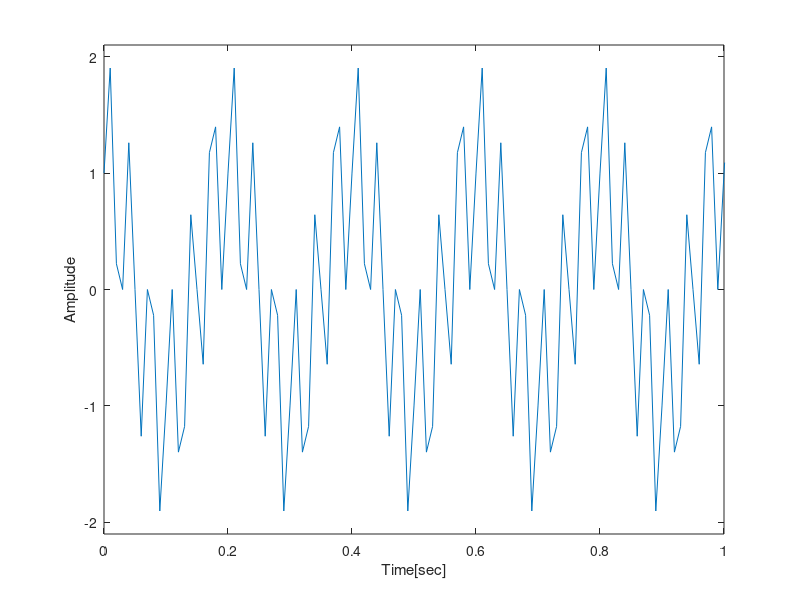

The MATLAB script that drew this image:
datanum=8192;dt=0.01;
t=((1:datanum)-1)*dt;
omega30t=2*pi*t*30;
omega5t=2*pi*t*5;
y=sin(omega30t)+cos(omega5t);
plot(t,y);xlabel('Time[sec]');
ylabel('Amplitude');
axis([0,1,-2.1,2.1]);
